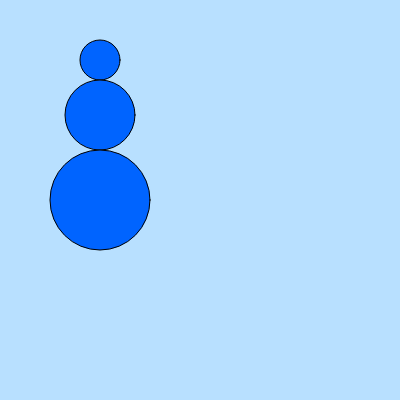
Frame 1 (no input)
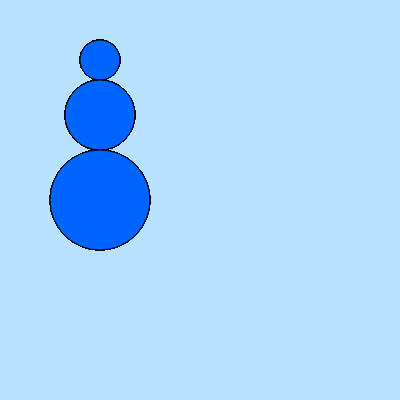
Frame 60 (no input)
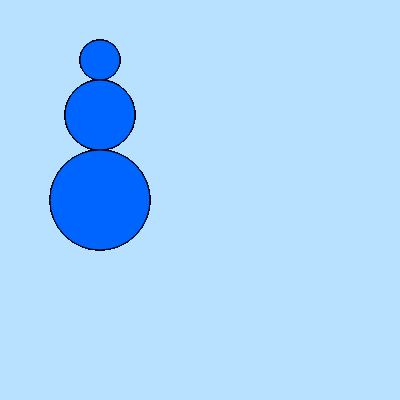
Frame 120 (the mouse pressed at the canvas centre since frame 60)

The p5.js sketch that drew these frames (run headless with seeded random() and noise() and a simulated clock; from frame 60 on, the mouse is pressed at the canvas centre):

// p5.js sketch
// ── sketch.js
function setup() {
  // If you want your drawing to take up a larger part of the screen, you can
  // just make this bigger!
  createCanvas(400, 400);
  background(184, 224, 255);
}

// From here on down, things should more or less be just like Khan Academy!
// Just remember you'll need to refresh your browser to re-run your code and
// see any changes.

function draw() {
  fill(0, 100, 255);
  ellipse(100, 60, 40, 40);
  ellipse(100, 115, 70, 70);
  ellipse(100, 200, 100, 100);
}
